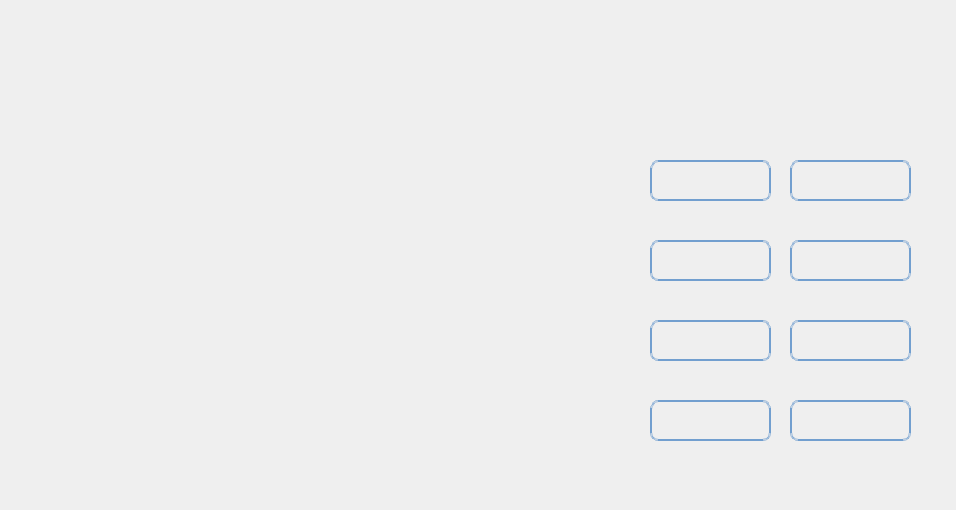
<?xml version="1.0" encoding="UTF-8"?>
<ui version="4.0">
 <class>MainWindowDesign</class>
 <widget class="QMainWindow" name="MainWindowDesign">
  <property name="geometry">
   <rect>
    <x>0</x>
    <y>0</y>
    <width>956</width>
    <height>510</height>
   </rect>
  </property>
  <property name="windowTitle">
   <string>QRosApp</string>
  </property>
  <property name="windowIcon">
   <iconset resource="../resources/images.qrc">
    <normaloff>:/images/icon.png</normaloff>:/images/icon.png</iconset>
  </property>
  <property name="locale">
   <locale language="English" country="Australia"/>
  </property>
  <widget class="QWidget" name="centralwidget">
   <widget class="QLabel" name="label">
    <property name="geometry">
     <rect>
      <x>0</x>
      <y>0</y>
      <width>956</width>
      <height>510</height>
     </rect>
    </property>
    <property name="text">
     <string/>
    </property>
    <property name="textFormat">
     <enum>Qt::AutoText</enum>
    </property>
    <property name="pixmap">
     <pixmap resource="../resources/images.qrc">:/images/nryppbj.jpg</pixmap>
    </property>
   </widget>
   <widget class="QLabel" name="label_title">
    <property name="geometry">
     <rect>
      <x>710</x>
      <y>100</y>
      <width>148</width>
      <height>50</height>
     </rect>
    </property>
    <property name="text">
     <string/>
    </property>
    <property name="pixmap">
     <pixmap resource="../resources/images.qrc">:/images/title.jpg</pixmap>
    </property>
   </widget>
   <widget class="QPushButton" name="pushButton_init">
    <property name="geometry">
     <rect>
      <x>650</x>
      <y>160</y>
      <width>121</width>
      <height>41</height>
     </rect>
    </property>
    <property name="styleSheet">
     <string notr="true">QPushButton
{

image:url(:/images/pb1.jpg);
border:2px double rgb(114, 159, 207);
border-radius:8px;

}

QPushButton::hover
{

border:2px double rgb(238, 238, 236);
border-radius:8px;

}

QPushButton::pressed
{

image:url(:/images/pb1_pressed.jpg);
border:2px double rgb(238, 238, 236);
border-radius:8px;

}</string>
    </property>
    <property name="text">
     <string/>
    </property>
   </widget>
   <widget class="QPushButton" name="pushButton_control">
    <property name="geometry">
     <rect>
      <x>790</x>
      <y>160</y>
      <width>121</width>
      <height>41</height>
     </rect>
    </property>
    <property name="styleSheet">
     <string notr="true">QPushButton
{

image:url(:/images/pb2.jpg);
border:2px double rgb(114, 159, 207);
border-radius:8px;

}

QPushButton::hover
{

border:2px double rgb(238, 238, 236);
border-radius:8px;

}

QPushButton::pressed
{

image:url(:/images/pb2_pressed.jpg);
border:2px double rgb(238, 238, 236);
border-radius:8px;

}</string>
    </property>
    <property name="text">
     <string/>
    </property>
   </widget>
   <widget class="QPushButton" name="pushButton_random">
    <property name="geometry">
     <rect>
      <x>650</x>
      <y>240</y>
      <width>121</width>
      <height>41</height>
     </rect>
    </property>
    <property name="styleSheet">
     <string notr="true">QPushButton
{

image:url(:/images/pb3.jpg);
border:2px double rgb(114, 159, 207);
border-radius:8px;

}

QPushButton::hover
{

border:2px double rgb(238, 238, 236);
border-radius:8px;

}

QPushButton::pressed
{

image:url(:/images/pb3_pressed.jpg);
border:2px double rgb(238, 238, 236);
border-radius:8px;

}</string>
    </property>
    <property name="text">
     <string/>
    </property>
   </widget>
   <widget class="QPushButton" name="pushButton_massed">
    <property name="geometry">
     <rect>
      <x>790</x>
      <y>240</y>
      <width>121</width>
      <height>41</height>
     </rect>
    </property>
    <property name="styleSheet">
     <string notr="true">QPushButton
{

image:url(:/images/pb4.jpg);
border:2px double rgb(114, 159, 207);
border-radius:8px;

}

QPushButton::hover
{

border:2px double rgb(238, 238, 236);
border-radius:8px;

}

QPushButton::pressed
{

image:url(:/images/pb4_pressed.jpg);
border:2px double rgb(238, 238, 236);
border-radius:8px;

}</string>
    </property>
    <property name="text">
     <string/>
    </property>
   </widget>
   <widget class="QPushButton" name="pushButton_open">
    <property name="geometry">
     <rect>
      <x>650</x>
      <y>320</y>
      <width>121</width>
      <height>41</height>
     </rect>
    </property>
    <property name="styleSheet">
     <string notr="true">QPushButton
{

image:url(:/images/pb5.jpg);
border:2px double rgb(114, 159, 207);
border-radius:8px;

}

QPushButton::hover
{

border:2px double rgb(238, 238, 236);
border-radius:8px;

}

QPushButton::pressed
{

image:url(:/images/pb5_pressed.jpg);
border:2px double rgb(238, 238, 236);
border-radius:8px;

}</string>
    </property>
    <property name="text">
     <string/>
    </property>
   </widget>
   <widget class="QPushButton" name="pushButton_close">
    <property name="geometry">
     <rect>
      <x>790</x>
      <y>320</y>
      <width>121</width>
      <height>41</height>
     </rect>
    </property>
    <property name="styleSheet">
     <string notr="true">QPushButton
{

image:url(:/images/pb6.jpg);
border:2px double rgb(114, 159, 207);
border-radius:8px;

}

QPushButton::hover
{

border:2px double rgb(238, 238, 236);
border-radius:8px;

}

QPushButton::pressed
{

image:url(:/images/pb6_pressed.jpg);
border:2px double rgb(238, 238, 236);
border-radius:8px;

}</string>
    </property>
    <property name="text">
     <string/>
    </property>
   </widget>
   <widget class="QPushButton" name="pushButton_move">
    <property name="geometry">
     <rect>
      <x>650</x>
      <y>400</y>
      <width>121</width>
      <height>41</height>
     </rect>
    </property>
    <property name="styleSheet">
     <string notr="true">QPushButton
{

image:url(:/images/pb7.jpg);
border:2px double rgb(114, 159, 207);
border-radius:8px;

}

QPushButton::hover
{

border:2px double rgb(238, 238, 236);
border-radius:8px;

}

QPushButton::pressed
{

image:url(:/images/pb7_pressed.jpg);
border:2px double rgb(238, 238, 236);
border-radius:8px;

}</string>
    </property>
    <property name="text">
     <string/>
    </property>
   </widget>
   <widget class="QPushButton" name="pushButton_change">
    <property name="geometry">
     <rect>
      <x>790</x>
      <y>400</y>
      <width>121</width>
      <height>41</height>
     </rect>
    </property>
    <property name="styleSheet">
     <string notr="true">QPushButton
{

image:url(:/images/pb8.jpg);
border:2px double rgb(114, 159, 207);
border-radius:8px;

}

QPushButton::hover
{

border:2px double rgb(238, 238, 236);
border-radius:8px;

}

QPushButton::pressed
{

image:url(:/images/pb8_pressed.jpg);
border:2px double rgb(238, 238, 236);
border-radius:8px;

}</string>
    </property>
    <property name="text">
     <string/>
    </property>
   </widget>
   <widget class="QWidget" name="verticalLayoutWidget">
    <property name="geometry">
     <rect>
      <x>50</x>
      <y>70</y>
      <width>491</width>
      <height>411</height>
     </rect>
    </property>
    <layout class="QVBoxLayout" name="layout_rviz">
     <property name="spacing">
      <number>0</number>
     </property>
     <property name="leftMargin">
      <number>0</number>
     </property>
     <property name="topMargin">
      <number>0</number>
     </property>
    </layout>
   </widget>
  </widget>
  <action name="action_Quit">
   <property name="text">
    <string>&amp;Quit</string>
   </property>
   <property name="shortcut">
    <string>Ctrl+Q</string>
   </property>
   <property name="shortcutContext">
    <enum>Qt::ApplicationShortcut</enum>
   </property>
  </action>
  <action name="action_Preferences">
   <property name="text">
    <string>&amp;Preferences</string>
   </property>
  </action>
  <action name="actionAbout">
   <property name="text">
    <string>&amp;About</string>
   </property>
  </action>
  <action name="actionAbout_Qt">
   <property name="text">
    <string>About &amp;Qt</string>
   </property>
  </action>
 </widget>
 <resources>
  <include location="../resources/images.qrc"/>
 </resources>
 <connections>
  <connection>
   <sender>action_Quit</sender>
   <signal>triggered()</signal>
   <receiver>MainWindowDesign</receiver>
   <slot>close()</slot>
   <hints>
    <hint type="sourcelabel">
     <x>-1</x>
     <y>-1</y>
    </hint>
    <hint type="destinationlabel">
     <x>399</x>
     <y>299</y>
    </hint>
   </hints>
  </connection>
 </connections>
</ui>
